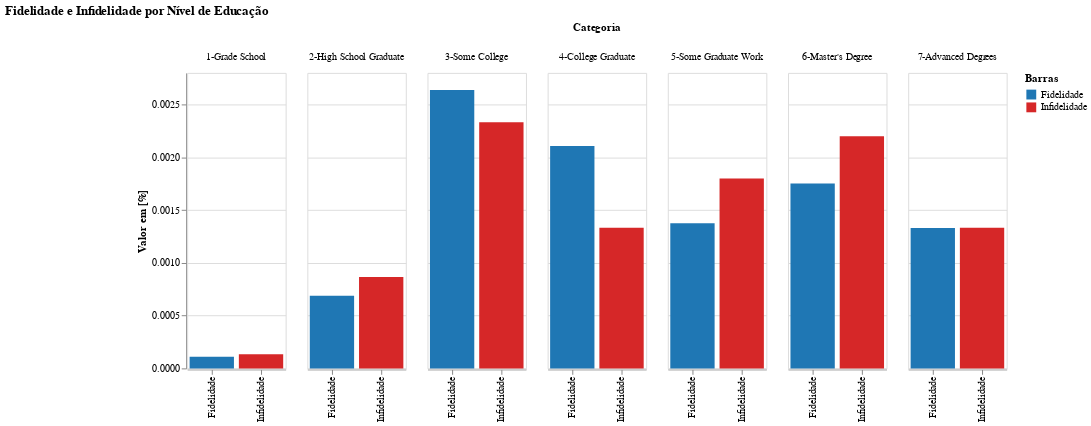

The notebook cell saved with this chart:
### Markdown cell above
# Comparação por nível de educação e nível social dos casais
* nível social (classificação de Hollingshead)

### Code cell
# Gráfico de visualização por nível de educação
titulo = "Fidelidade e Infidelidade por Nível de Educação"
nivel=[0,9,12,14,16,17,18,20]
xticklabels=["1-Grade\nSchool",
             "2-High\nSchool\nGraduate",
             "3-Some\nCollege",
             "4-College\nGraduate",
             "5-Some\nGraduate\nWork",
             "6-Master's\nDegree",
             "7-Advanced\nDegrees"]
altura = 300
largura = 100

qtd_fieis = pd.cut(fidelidade["Educacao"], bins = nivel, labels=xticklabels)
hist_ff = qtd_fieis.value_counts(sort=False) / fieis

qtd_infieis = pd.cut(infidelidade["Educacao"], bins = nivel, labels=xticklabels)
hist_uff = qtd_infieis.value_counts(sort=False) / infieis

bar_plot(titulo, hist_ff, hist_uff, "Nível de Educação", xticklabels, altura, largura)

### Figure 1 — Vega-Lite specification as saved in the notebook (floating-point values rounded to 4 significant figures)
{"config": {"view": {"continuousWidth": 400, "continuousHeight": 300}}, "data": {"name": "data-3502496e21c5f540a03a380ff21215b1"}, "mark": "bar", "encoding": {"color": {"field": "Barras", "scale": {"domain": ["Fidelidade", "Infidelidade"], "range": ["#1F77B4", "#D62728"]}, "type": "nominal"}, "column": {"field": "Categoria", "type": "nominal"}, "x": {"field": "Barras", "title": null, "type": "nominal"}, "y": {"field": "Valor", "title": "Valor em [%]", "type": "quantitative"}}, "height": 300, "title": {"text": "Fidelidade e Infidelidade por Nível de Educação", "align": "center"}, "transform": [{"fold": ["Fidelidade", "Infidelidade"], "as": ["Barras", "Valor"]}], "width": 100, "$schema": "https://vega.github.io/schema/vega-lite/v4.17.0.json", "datasets": {"data-3502496e21c5f540a03a380ff21215b1": [{"Categoria": "1-Grade\nSchool", "Grupos": "Nível de Educação", "Fidelidade": 0.0001109, "Infidelidade": 0.0001333}, {"Categoria": "2-High\nSchool\nGraduate", "Grupos": "Nível de Educação", "Fidelidade": 0.0006874, "Infidelidade": 0.0008667}, {"Categoria": "3-Some\nCollege", "Grupos": "Nível de Educação", "Fidelidade": 0.002639, "Infidelidade": 0.002333}, {"Categoria": "4-College\nGraduate", "Grupos": "Nível de Educação", "Fidelidade": 0.002106, "Infidelidade": 0.001333}, {"Categoria": "5-Some\nGraduate\nWork", "Grupos": "Nível de Educação", "Fidelidade": 0.001375, "Infidelidade": 0.0018}, {"Categoria": "6-Master's\nDegree", "Grupos": "Nível de Educação", "Fidelidade": 0.001752, "Infidelidade": 0.0022}, {"Categoria": "7-Advanced\nDegrees", "Grupos": "Nível de Educação", "Fidelidade": 0.00133, "Infidelidade": 0.001333}]}}
